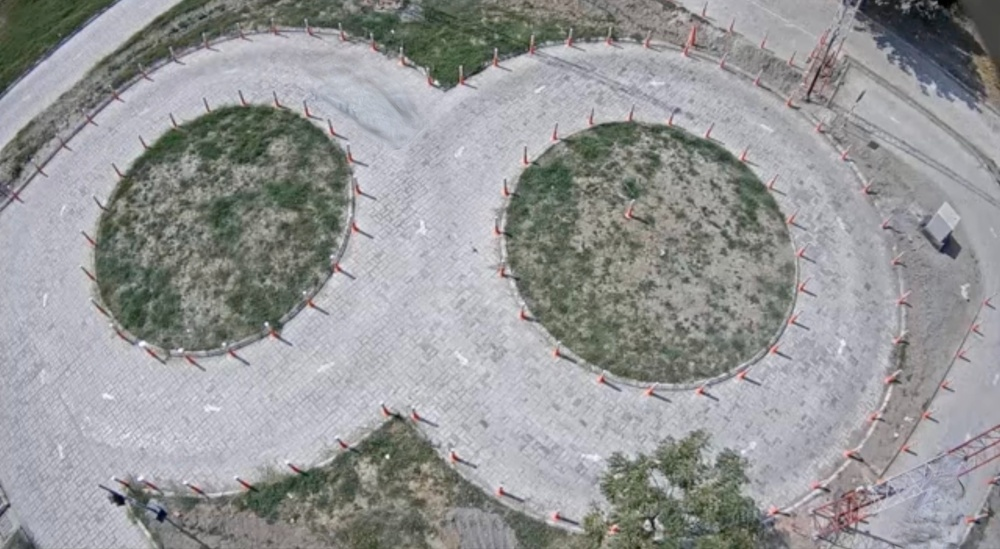
#> input picture reference_frame.jpg, 1000 x 549 px, shrunk from 2850 x 1566 before the run
$ python debug_topdown.py
#> lines starting #> are read from the running program, lines starting #| are printed output that depends on the picture
import cv2
import numpy as np

IMG_PATH = "reference_frame.jpg"
H = np.load("homography.npy")
#> (reads homography.npy from the repository)

img = cv2.imread(IMG_PATH)
#> img is the input picture: shape (549, 1000, 3); mean B, G, R 151.3, 150.5, 149.6
if img is None:
    raise RuntimeError("Cannot load image")

topdown = cv2.warpPerspective(img, H, (1000, 1000))
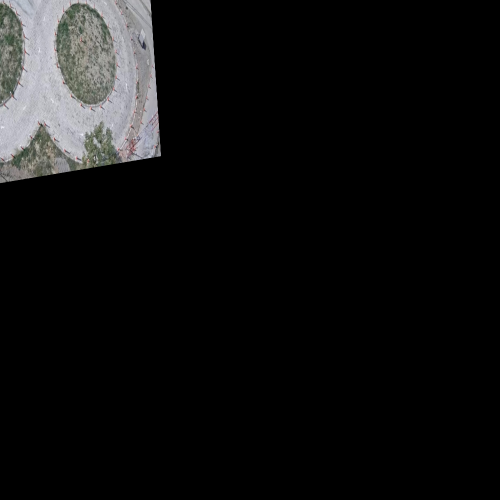
#> topdown: shape (1000, 1000, 3) (shown at 1/2 size); mean B, G, R 16.3, 16.3, 16.2

cv2.imshow("Original", img)
cv2.imshow("Top-Down View", topdown)

cv2.waitKey(0)
cv2.destroyAllWindows()
